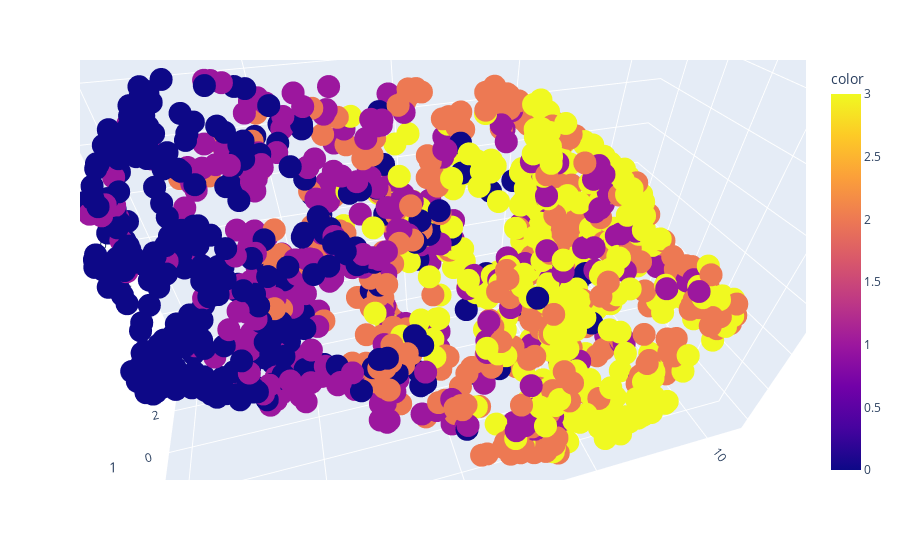

Notebook code cell kept with this figure:
### Code cell
fig = px.scatter_3d(X_tsne, x=0, y=1, z=2, color=y_train)
fig.show()

### Figure 1 — Plotly figure (JSON) as saved in the notebook; plotly's stock layout.template omitted (floating-point values rounded to 4 significant figures; data arrays with more than 128 entries replaced by an {"elided": "..."} marker saying what was removed)
{"data": [{"hovertemplate": "0=%{x}<br>1=%{y}<br>2=%{z}<br>color=%{marker.color}<extra></extra>", "legendgroup": "", "marker": {"color": {"elided": "1340 int values"}, "coloraxis": "coloraxis", "symbol": "circle"}, "mode": "markers", "name": "", "scene": "scene", "showlegend": false, "type": "scatter3d", "x": {"elided": "1340 float values"}, "y": {"elided": "1340 float values"}, "z": {"elided": "1340 float values"}}], "layout": {"autosize": true, "coloraxis": {"colorbar": {"title": {"text": "color"}}, "colorscale": [[0, "#0d0887"], [0.1111, "#46039f"], [0.2222, "#7201a8"], [0.3333, "#9c179e"], [0.4444, "#bd3786"], [0.5556, "#d8576b"], [0.6667, "#ed7953"], [0.7778, "#fb9f3a"], [0.8889, "#fdca26"], [1, "#f0f921"]]}, "legend": {"tracegroupgap": 0}, "margin": {"t": 60}, "scene": {"aspectmode": "auto", "aspectratio": {"x": 1.515, "y": 0.7148, "z": 0.9233}, "camera": {"center": {"x": 0, "y": 0, "z": 0}, "eye": {"x": -0.2555, "y": -0.884, "z": 0.7827}, "projection": {"type": "perspective"}, "up": {"x": 0, "y": 0, "z": 1}}, "domain": {"x": [0, 1], "y": [0, 1]}, "xaxis": {"title": {"text": "0"}, "type": "linear"}, "yaxis": {"title": {"text": "1"}, "type": "linear"}, "zaxis": {"title": {"text": "2"}, "type": "linear"}}}}
